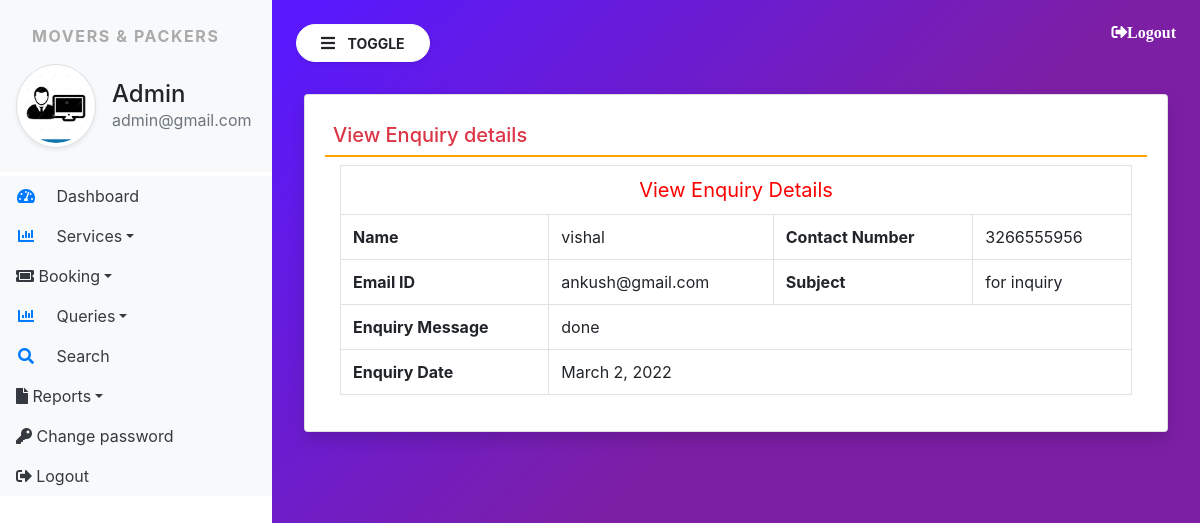
/view_queries/2/ (signed in), run on the app's committed database.
### moverspackers/models.py (models this page shows, shortened)
class Contact(models.Model):
    name = models.CharField(max_length=200, null=True)
    contact = models.CharField(max_length=2000, null=True)
    emailid = models.CharField(max_length=100,null=True)
    subject = models.CharField(max_length=500, null=True)
    message = models.CharField(max_length=1000, null=True)
    mdate = models.DateField(null=True)
    isread = models.CharField(max_length=10, null=True)

### moverspackers/views.py (the view)
# urls.py: path('view_queries/<int:pid>/', view_queries, name='view_queries'),
def view_queries(request, pid):
    if not request.user.is_active:
        return redirect('admin_login')
    contact = Contact.objects.get(id=pid)
    contact.isread = 'yes'
    contact.save()
    return render(request, 'view_queries.html', locals())

### moverspackers/templates/view_queries.html
{% extends 'admin_base.html' %}
{% block content %}
<div class="card shadow m-2">
    <div class="card-body">
        <h5 class="p-2 text-danger" style="border-bottom: 2px solid orange;">View Enquiry details</h5>
        <div class="container-fluid">
           <table class="table table-bordered">
               <tr align="center">
                    <td colspan="4" style="font-size: 20px;color:red">View Enquiry Details</td>
               </tr>
               <tr>
                   <th>Name</th>
                   <td>{{contact.name}}</td>
                   <th>Contact Number</th>
                   <td>{{contact.contact}}</td>
               </tr>
               <tr>
                <th>Email ID</th>
                <td>{{contact.emailid}}</td>
                <th>Subject</th>
                <td>{{contact.subject}}</td>
                </tr>
                <tr>
                <th>Enquiry Message</th>
                <td colspan="3">{{contact.message}}</td>
                </tr>
                <tr>
                <th>Enquiry Date</th>
                <td colspan="3">{{contact.mdate}}</td>
                </tr>
           </table>
        </div>
    </div>
</div>
{% endblock %}

### moverspackers/templates/admin_base.html (shortened to what this page needs)
{% load static %}
<html>
<head>
  <link rel="stylesheet" href="https://cdn.jsdelivr.net/npm/bootstrap@4.6.1/dist/css/bootstrap.min.css">
<link rel="stylesheet" href="{% static 'css/sidebar.css' %}">
<link rel="stylesheet" href="https://use.fontawesome.com/releases/v5.7.0/css/all.css">
<link rel="stylesheet" href="https://cdn.datatables.net/1.11.4/css/jquery.dataTables.min.css">
<link rel="stylesheet" href="https://cdn.datatables.net/buttons/2.2.2/css/buttons.dataTables.min.css">
</head>
<body>
<div class="bg-white vertical-nav" id="sidebar">
  <div class=" py-4 px-3 bg-light mb-1">
    <p class="font-weight-bold text-uppercase px-3 sidebar-title">Movers & Packers</p>
    <div class="media d-flex align-items-center">
      <img src="{% static 'images/ad3.jpg' %}" width="80" height="80" class="mr-3 rounded-circle img-thumbnail shadow-sm">
      <div class="media-body">
          <h4 class="mb-0">Admin</h4>
          <p class="text-muted mb-0">{{request.user.email}}</p>
      </div>
    </div>
  </div>
  <ul class="nav flex-column bg-white">
    <li class="nav-item">
      <a href="{% url 'admin_home' %}" class="nav-link text-dark bg-light">
        <i class="fas fa-tachometer-alt fa-fw mr-3 text-primary"></i>
        Dashboard</a>
    </li>
    <li class="nav-item dropdown">
      <a href="#" class="nav-link dropdown-toggle text-dark bg-light" id="navbardrop" data-toggle="dropdown">
        <i class="fas fa-chart-bar fa-fw mr-3 text-primary"></i>
        Services</a>
    </li>
    <li class="nav-item dropdown">
      <a href="#" class="nav-link dropdown-toggle text-dark bg-light" id="navbardrop" data-toggle="dropdown">
        <i class="fas fa-ticket-alt"></i>
        Booking</a>
    </li>
    <li class="nav-item dropdown">
      <a href="#" class="nav-link dropdown-toggle text-dark bg-light" id="navbardrop" data-toggle="dropdown">
        <i class="fas fa-chart-bar fa-fw mr-3 text-primary"></i>
        Queries</a>
    </li>
    <li class="nav-item">
      <a href="{% url 'search' %}" class="nav-link text-dark bg-light">
        <i class="fa fa-search fa-fw mr-3 text-primary"></i>
        Search</a>
    </li>
    <li class="nav-item dropdown">
      <a href="#" class="nav-link dropdown-toggle text-dark bg-light" id="navbardrop" data-toggle="dropdown">
        <i class="fa fa-file"></i>
        Reports</a>
    </li>
    <li class="nav-item">
      <a href="{% url 'change_password' %}" class="nav-link text-dark bg-light">
        <i class="fa fa-key" aria-hidden="true"></i>
        Change password</a>
    </li>
    <li class="nav-item">
      <a href="{% url 'Logout' %}" class="nav-link text-dark bg-light">
        <i class="fas fa-sign-out-alt"></i>
        Logout</a>
    </li>
  </ul>
</div>
<div class="page-content p-4" id="content">
    <a href="{% url 'Logout' %}" title="logout" class="text-white float-right fas fa-sign-out-alt">Logout</a>
    <button id="sidebarCollapse" type="button" class="btn btn-light bg-white rounded-pill shadow-sm px-4 mb-4">
      <i class="fas fa-bars mr-2"></i>
      <small class="text-uppercase font-weight-bold">Toggle</small>
    </button>
      {% block content %}
      {% endblock %}
</div>
</body>
</html>

### moverspackers/static/css/sidebar.css (style rules this page uses)
.sidebar-title { letter-spacing: 0.1em; color:#aaa; }
body { background-image: linear-gradient(135.9deg,rgba(89,25,252,1) 16.4%,rgba(125,31,165,1) 56.1%); min-height: 100vh; }
.vertical-nav { min-width: 17rem; width: 17rem; height: 100vh; position: fixed; top: 0; left: 0; transition: all 0.4s }
.page-content { width: calc(100%-17rem); margin-left: 17rem; transition: all 0.4s }

### data on the page
Contact: name "vishal", contact "3266555956", emailid "ankush@gmail.com", subject "for inquiry", message "done", mdate "March 2, 2022"

### other printed values
{{ request.user.email }} "admin@gmail.com"
